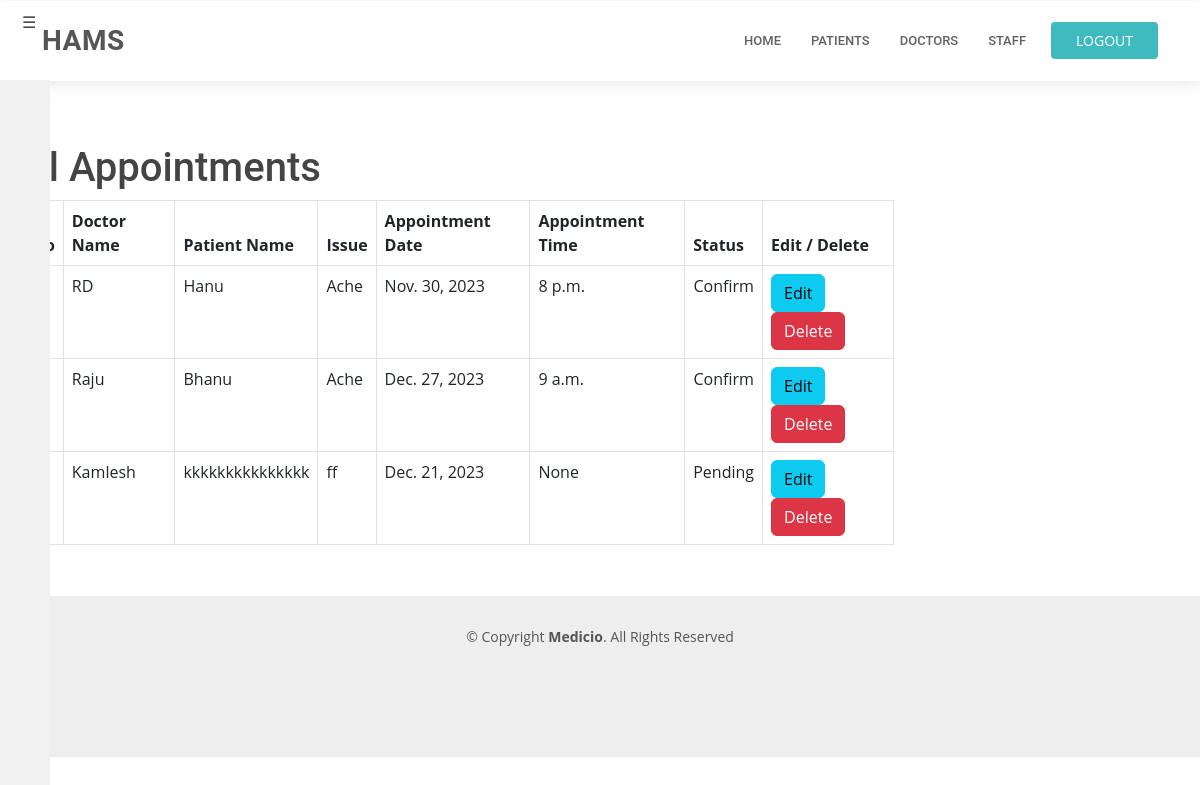
Page /Ad/Adashboard/ (signed in) on the committed database.
### Admin/models.py (models this page shows, shortened)
class Appointment(models.Model):
    status= (
        ('Confirm','Confirm'),
        ('Decline','Decline'),
    )
    Aid = models.AutoField(primary_key=True)
    Demail = models.ForeignKey(Doctor, on_delete=models.CASCADE)
    Pemail = models.ForeignKey(Patient, on_delete=models.CASCADE)
    Ptname =models.CharField(max_length=50)
    Ptphone = models.CharField(max_length=10)
    Dpid = models.ForeignKey(Department, on_delete=models.CASCADE, null=True)
    issue = models.CharField(max_length=50)
    Adate = models.DateField(max_length=8)
    Atime = models.TimeField(null=True)
    Status = models.CharField(max_length=7,choices=status)

### Doctor/models.py (models this page shows, shortened)
class Doctor(models.Model):
    Gender = (
        ('Male','M'),
        ('Female','F'),
    )
    user = models.ForeignKey(User,on_delete=models.CASCADE, null=True)
    Dname = models.CharField(max_length=50)
    Dgender = models.CharField(max_length=6, choices=Gender)
    Dphone = models.PositiveIntegerField()
    Daddress = models.CharField(max_length=100)
    Dsalary = models.PositiveIntegerField()
    Demail = models.EmailField(max_length=254,primary_key=True)
    Dpassword = models.CharField(max_length=30)
    Ddob = models.DateField(max_length=8)
    Qualification = models.CharField(max_length=50)
    Specialisation = models.CharField(max_length=50)
    Dpid = models.ForeignKey(Department, on_delete=models.CASCADE)

### Admin/views.py (the view)
# urls.py: path('Adashboard/',views.Admin_dashboard,name='admin_dashboard'),
@login_required(login_url='login')
def Admin_dashboard(request):
    Adata = Appointment.objects.all()
    context={
        'data':Adata,
    }
    return render(request,'Dashboard.html',context)

### Admin/templates/Dashboard.html (shortened to what this page needs)
{% extends 'base.html' %}
{% load static %}
{% block AdminContent %}
<div class="container-fluid">
  <div class="row">
    <div class="menu-btn" onclick="toggleSidebar()">☰</div>
    <div class="sidebar">
      <div id='side_content'>
        <h2><b>Admin</b></h2>
        <ul class="nav flex-column">
          <li class="nav-item">
            <a class="nav-link active" href="{% url "admin_dashboard" %}">
            </a>
          </li>
          <li class="nav-item">
            <a class="nav-link" href="{% url "RD" %}">
            </a>
          </li>
          <li class="nav-item">
            <a class="nav-link" href="{% url "RS" %}">
            </a>
          </li>
          <li class="nav-item">
            <a class="nav-link" href="{% url "RMR" %}">
            </a>
          </li>
          <li class="nav-item">
            <a class="nav-link" href="{% url "MRlist" %}">
            </a>
          </li>
          <li class="nav-item">
            <a class="nav-link" href="{% url "Flist" %}">
            </a>
          </li>
        </ul>
      </div>
    </div>
    <div class="main-content" id="main-content" style='left:50px' data-aos="fade-up" data-aos-delay="100">
      <div class="col-md-9">
        <div class="row">
          <div class="container mt-5">
            <h1>All Appointments</h1>
            <div class="table-responsive">
              <table class="table table-bordered">
                <thead>
                  <tr>
                    <th>S.no</th>
                    <th>Doctor Name</th>
                    <th>Patient Name</th>
                    <th>Issue</th>
                    <th>Appointment Date</th>
                    <th>Appointment Time</th>
                    <th>Status</th>
                    <th>Edit / Delete</th>
                  </tr>
                </thead>
                <tbody>
                  {% for d in data %}
                  <tr>
                    <td>{{ forloop.counter }}</td>
                    <td>{{ d.Demail.Dname }}</td>
                    <td>{{ d.Ptname }}</td>
                    <td>{{ d.issue}}</td>
                    <td>{{ d.Adate }}</td>
                    <td>{{ d.Atime }}</td>
                    <td class="text-center">
                      {% if d.Status %}
                          {{ d.Status }}
                      {% else %}
                        Pending
                      {% endif %}
                  </td>
                    <td><a href="{% url 'Appedit' d.Aid %}"class="btn btn-info">Edit</a><a href="{% url 'deleteItemA' d.Aid %}" class="btn btn-danger">Delete</a></td>
                  </tr>
                  {% endfor %}
                </tbody>
              </table>
            </div>
          </div>
        </div>
      </div>
    </div>
  </div>
</div>
{% endblock AdminContent %}

### hospital/static/assets/css/style.css (style rules this page uses)
body { font-family: "Open Sans", sans-serif; color: #444444; }
a { color: #3fbbc0; text-decoration: none; }
h1, h2, h3, h4, h5, h6 { font-family: "Roboto", sans-serif; }

### Admin/templates/base.html (style rules this page uses)
body { background-size: cover; background-position: center; background-repeat: no-repeat; background-attachment: fixed; }
.container-fluid { max-width: 1200px; margin: 0 auto; min-height: 500px; }
.sidebar { position: fixed; left: -250px; top: 80px; bottom: 0px; width: 300px; background-color: #f0f0f0; transition: left 0.3s; z-index: 999; overflow-y: auto; }
#side_content { margin-top: 20px; }
.main-content { margin-left: 0.5s; transition: margin-left 1.0s; }
.menu-btn { position: absolute; top: 10px; left: 10px; cursor: pointer; z-index: 1000; }
.nav-link { color: black; }

### rows in the picture
Appointment: Demail.Dname "RD", Ptname "Hanu", issue "Ache", Adate "Nov. 30, 2023", Atime "8 p.m.", Status "Confirm"
Appointment: Demail.Dname "Raju", Ptname "Bhanu", issue "Ache", Adate "Dec. 27, 2023", Atime "9 a.m.", Status "Confirm"
Appointment: Demail.Dname "Kamlesh", Ptname "kkkkkkkkkkkkkkk", issue "ff", Adate "Dec. 21, 2023", Atime "None", Status "Pending"
